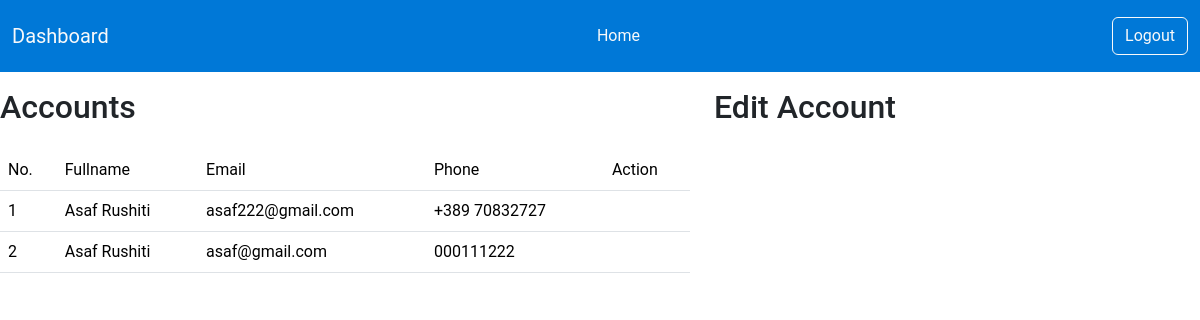
The page /admin/accounts.php (signed in) on the database its author committed.
### tables this page shows
CREATE TABLE `user` (
  `id` int NOT NULL,
  `fullname` varchar(50) NOT NULL,
  `email` varchar(50) NOT NULL,
  `password` varchar(65) NOT NULL,
  `phone` varchar(20) NOT NULL,
  `role` enum('client','admin') NOT NULL,
  `login_token` varchar(255) NOT NULL
);

### admin/accounts.php (the view, shortened to what this page needs)
<?php
include_once('includes/header.php');
$sql_users = "SELECT * FROM `user`";
$stm_users = $pdo->prepare($sql_users);
$stm_users->execute();
$users = $stm_users->fetchAll(PDO::FETCH_ASSOC);
?>
<div class="row tm-content-row tm-mt-big mt-3">
    <div class="tm-col tm-col-big col-md-7 col-12">
        <div class="bg-white tm-block">
            <div class="row">
                <div class="col-12">
                    <h2 class="tm-block-title d-inline-block">Accounts</h2>
                </div>
            </div>
            <div class="table-responsive">
                <table class="table table-hover mt-3">
                    <thead>
                        <tr class="tm-bg-gray">
                            <th scope="col">No.</th>
                            <th scope="col">Fullname</th>
                            <th scope="col">Email</th>
                            <th scope="col">Phone</th>
                            <th scope="col">Action</th>
                        </tr>
                    </thead>
                    <tbody>
                        <?php foreach ($users as $i => $user) : ?>
                            <tr>
                                <td><?= $i + 1 ?></td>
                                <td class="tm-user-name"><?= htmlspecialchars($user['fullname']) ?></td>
                                <td class="tm-user-name"><?= htmlspecialchars($user['email']) ?></td>
                                <td class="tm-user-name"><?= htmlspecialchars($user['phone']) ?></td>
                                <td class="text-center">
                                    <form action="<?= htmlspecialchars($_SERVER['PHP_SELF']) ?>" method="post" style="display:inline;">
                                        <button type="submit" name="delete_btn" class="btn btn-link p-0" onclick="return confirm('Are you sure you want to delete this user?');">
                                        </button>
                                    </form>
                                </td>
                            </tr>
                        <?php endforeach; ?>
                    </tbody>
                </table>
            </div>
        </div>
    </div>
    <div class="tm-col tm-col-big col-md-5 col-12">
        <div class="bg-white tm-block">
            <div class="row">
                <div class="col-12">
                    <h2 class="tm-block-title">Edit Account</h2>
                </div>
            </div>
        </div>
    </div>
</div>
</body>
</html>

### admin/assets/css/style.css (style rules this page uses)
* { font-family: "Roboto", sans-serif; font-weight: 400; font-style: normal; }

### rows shown on the page
user: fullname "Asaf Rushiti", email "asaf222@gmail.com", phone "+389 70832727"
user: fullname "Asaf Rushiti", email "asaf@gmail.com", phone "000111222"
